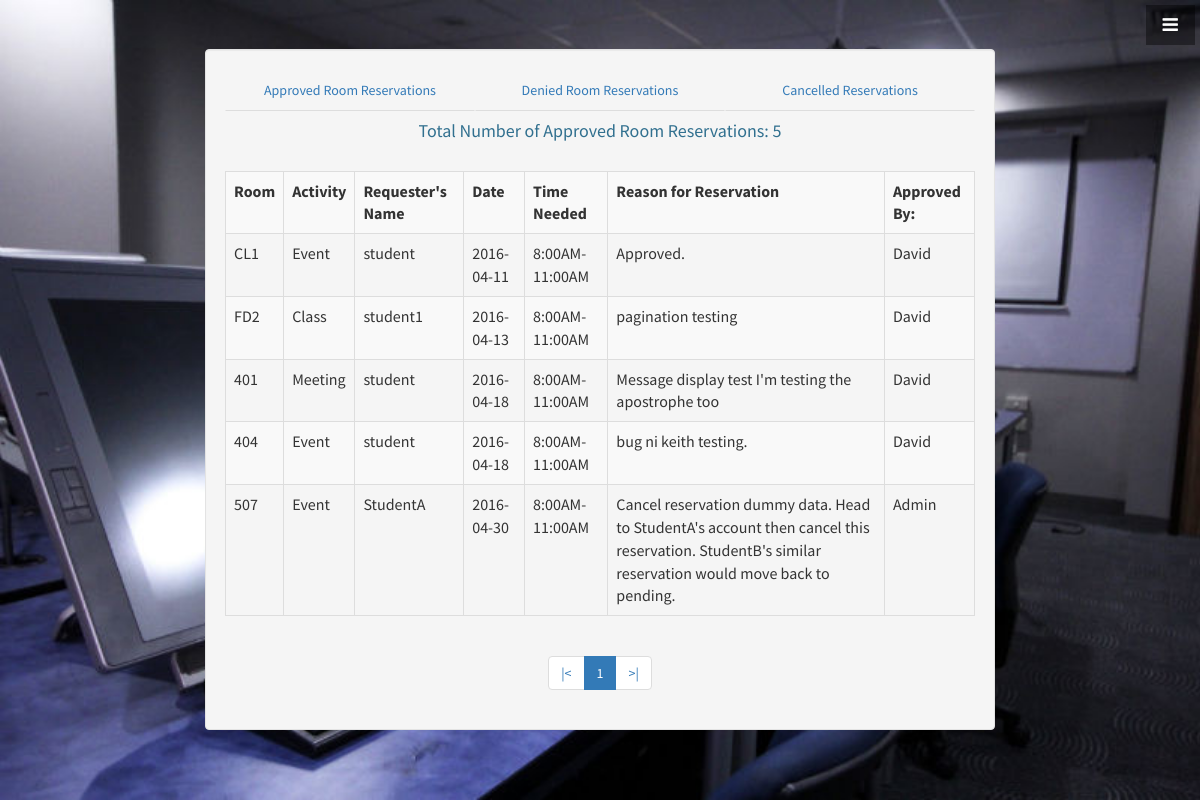
Screenshot of /roomDetails.php (signed in) with the database file from the repository.
### tables this page shows
CREATE TABLE IF NOT EXISTS `approved_rooms_db` (
`id` int(11) NOT NULL,
  `room_name` text,
  `date` date DEFAULT NULL,
  `time` text,
  `email_address` text,
  `activity` text,
  `requester` text,
  `reason` varchar(255) DEFAULT NULL,
  `admin` varchar(255) DEFAULT NULL
);

### totalCount.php (called while the page is built, shortened)
<?php
	$total = null;
?>

### viewApprovedRooms.php (shortened to what this page needs)
<?php
echo "<h4 class='text text-info' align='center'> Total Number of Approved Room Reservations: ".$total."</h4>";
$user = "root";
$pass = "";
$dbname = "databasePHP";
$server = "localhost";
if(isset($_GET['page'])){
	$page = $_GET['page'];
} else {
	$page = 1;
}
$recordsPerPage = 10;
$start = ($page-1) * $recordsPerPage;
$conn = new mysqli($server,$user, $pass, $dbname);
$sql = "SELECT * FROM approved_rooms_db LIMIT $start, $recordsPerPage";
$result = $conn->query($sql);
if ($result->num_rows > 0) {
	echo "<table style='width:100%' class = 'table table-striped table-bordered table-responsive'>";
	echo "<br><tr>";
	echo "<td><b>Room</b></td>";
	echo "<td><b>Activity</b></td>";
	echo "<td><b>Requester's Name</b></td>";
	echo "<td><b>Date</b></td>";
	echo "<td><b>Time Needed</b></td>";
	echo "<td><b>Reason for Reservation</b></td>";
	echo "<td><b>Approved By:</b></td>";
	echo "</tr>";
	while($row = $result->fetch_assoc()) {
		echo "<tr>";
		echo "<td>".$row['room_name']."</td>";
		echo "<td>".$row['activity']."</td>";
		echo "<td>".$row['requester']."</td>";
		echo "<td>".$row['date']."</td>";
		echo "<td>".$row['time']."</td>";
		echo "<td>".$row['reason']."</td>";
		echo "<td>".$row['admin']."</td>";
		echo "</tr>";
	}
	echo "</table>";
	$totalRecordsQuery = "SELECT * FROM approved_rooms_db";
	$totalRecordsResult = $conn->query($totalRecordsQuery);
	$totalRecords = mysqli_num_rows($totalRecordsResult);
	$totalPages = ceil($totalRecords / $recordsPerPage);
	echo "<ul class='pagination'>";
	echo "<li><a href='roomDetails.php?page=1'>|<</a></li>";
	for ($ctr=1; $ctr <= $totalPages; $ctr++){
		if($ctr == $page){
			echo "<li class='active'><a href='roomDetails.php?page=".$ctr."'>".$ctr."</a></li>";
		} else {
			echo "<li><a href='roomDetails.php?page=".$ctr."'>".$ctr."</a></li>";
		}
	}
	echo "<li><a href='roomDetails.php?page=$totalPages'>>|</a></li>";
	echo "</ul>";
} else {
}
?>

### css/admin.css (style rules this page uses)
html, body { width: 100%; height: 100%; }
body { font-family: "Source Sans Pro","Helvetica Neue",Helvetica,Arial,sans-serif; }

### rows the page displays
approved_rooms_db: room_name "CL1", activity "Event", requester "student", date "2016-04-11", time "8:00AM-11:00AM", reason "Approved.", admin "David"
approved_rooms_db: room_name "FD2", activity "Class", requester "student1", date "2016-04-13", time "8:00AM-11:00AM", reason "pagination testing", admin "David"
approved_rooms_db: room_name "401", activity "Meeting", requester "student", date "2016-04-18", time "8:00AM-11:00AM", reason "Message display test I'm testing the apostrophe too", admin "David"
approved_rooms_db: room_name "404", activity "Event", requester "student", date "2016-04-18", time "8:00AM-11:00AM", reason "bug ni keith testing.", admin "David"
approved_rooms_db: room_name "507", activity "Event", requester "StudentA", date "2016-04-30", time "8:00AM-11:00AM", reason "Cancel reservation dummy data. Head to StudentA's account then cancel this reservation. StudentB's similar reservation would move back to pending.", admin "Admin"

### other values shown
$total "5"
